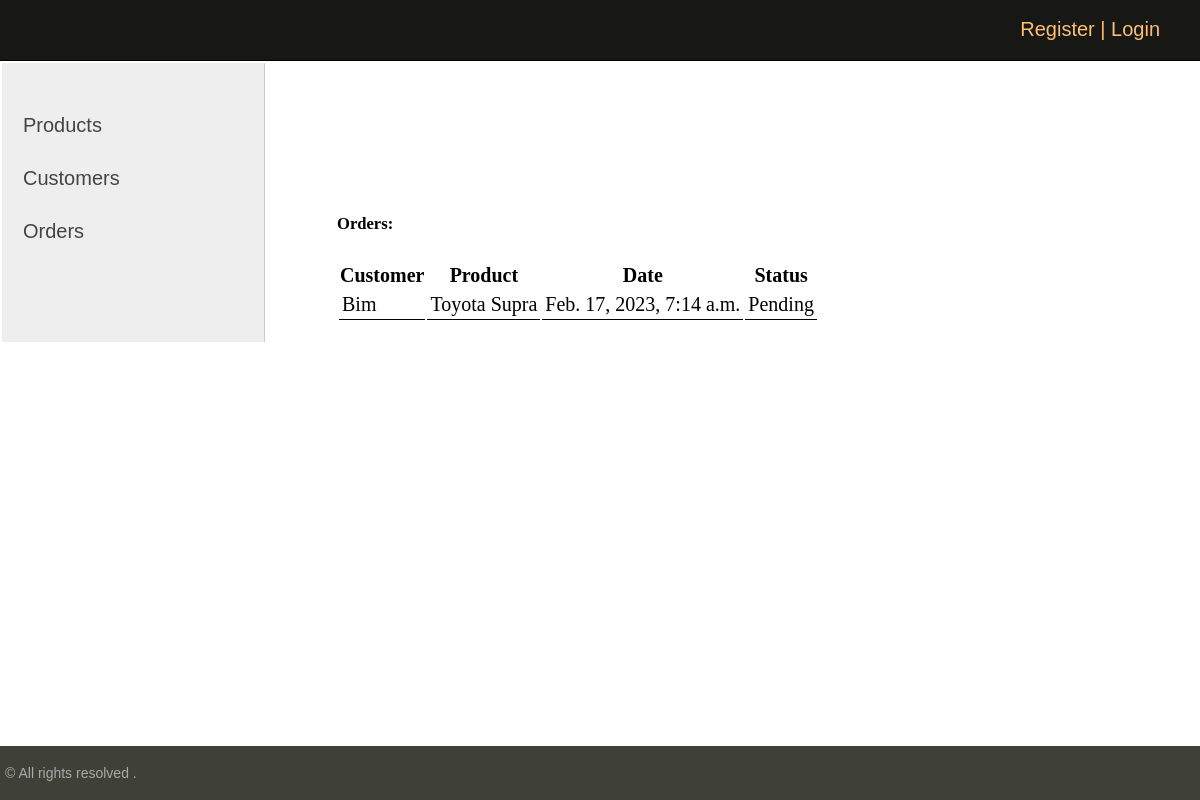
The app's page /crm/orders/ with its own data.
### crm/models.py (models this page shows, shortened)
class Order(models.Model):
    STATUS = [
        ('Pending' , 'Pending'),
        ('Out for delivery', 'Out for delivery'),
        ('Delivered', 'Delivered'),
    ]
    URGENCY_CHOICES = [
        ('1', 'not urgent'),
        ('2', 'several days'),
        ('3', 'about a 1-2 week'),
        ('4', 'urgently'),
    ]
    customer = models.ForeignKey(Customer, null=True, on_delete=models.SET_NULL)
    product = models.ForeignKey(Product, null=True, on_delete=models.SET_NULL)
    date_created = models.DateTimeField(auto_now_add=True, null=True)
    status = models.CharField(max_length=200, null=True, choices=STATUS)
    note = models.CharField(max_length=1000, null=True)
    urgency = models.CharField(max_length=1, choices=URGENCY_CHOICES, default='1',)

class Customer(models.Model):
    name = models.CharField(max_length=200, null=True)
    phone = models.CharField(max_length=200, null=True)
    email = models.CharField(max_length=200, null=True)
    description = models.CharField(max_length=200, null=True, blank=True)
    profile_pic = models.ImageField(default='ekta dd.jpg', null=True, blank=True)
    date_created = models.DateTimeField(auto_now_add=True, null=True)
    def __str__(self):
        return f'{self.name}'

class Product(models.Model):
    category = models.ForeignKey(
        Category,
        on_delete=models.SET_NULL,
        null=True
    )
    name = models.CharField(max_length=200, null=True)
    price = models.FloatField(null=True)
    description = models.CharField(max_length=200, null=True, blank=True)
    date_created = models.DateTimeField(auto_now_add=True, null=True)
    def __str__(self):
        return f'{self.name}'

### crm/views.py (the view)
# urls.py: path('orders/', ShowOrders.as_view(), name='show-orders'),
class ShowOrders(DataMixin, ListView):
    model = Order
    template_name = 'crm/orders_list.html'
    context_object_name = 'orders'
    def get_queryset(self):
        return Order.objects.all().order_by('-date_created')
    def get_context_data(self, *, object_list=None, **kwargs):
        context = super().get_context_data(**kwargs)
        c_def = self.get_user_context(title='orders')
        return dict(list(context.items()) + list(c_def.items()))

### crm/utils.py (called while the page is built)
    def get_user_context(self, **kwargs):
        context = kwargs
        user_menu = menu.copy()
        if not self.request.user.is_authenticated:
            user_menu.pop(1)
        context['menu'] = user_menu
        return context

### crm/templates/crm/orders_list.html
{%  extends 'crm/base.html' %}
{% block content %}
		<br>
	<div class="list-elements">
		<div class="row">
			<div class="col-md">
				<div class="card card-body">
					<h5>Orders:</h5>
				</div>
				<div class="card card-body">
					<table class="table">
						<tr>
							<th>Customer</th>
							<th>Product</th>
							<th>Date</th>
							<th>Status</th>
						</tr>
                        {% for item in orders %}
                            <tr>
                                <td>{{item.customer}}</td>
								<td>{{item.product}}</td>
								<td>{{item.date_created}}</td>
								<td>{{item.status}}</td>
							</tr>
                        {% endfor %}
					</table>
				</div>
			</div>
		</div>
	</div>
{% endblock content %}

### crm/static/crm/css/styles.css (style rules this page uses)
html, body { font-family: 'Arial'; margin: 0; padding: 0px; height: 100%; width: 100%; color: rgb(215, 212, 212); }
.list-elements { border-spacing: 10px; width: 600px; }
.list-elements td { padding: 3px; border-bottom: 1px solid #000; }
.table-page tr { height: 100%; }

### records on screen
Order: customer "Bim", product "Toyota Supra", date_created "Feb. 17, 2023, 7:14 a.m.", status "Pending"
